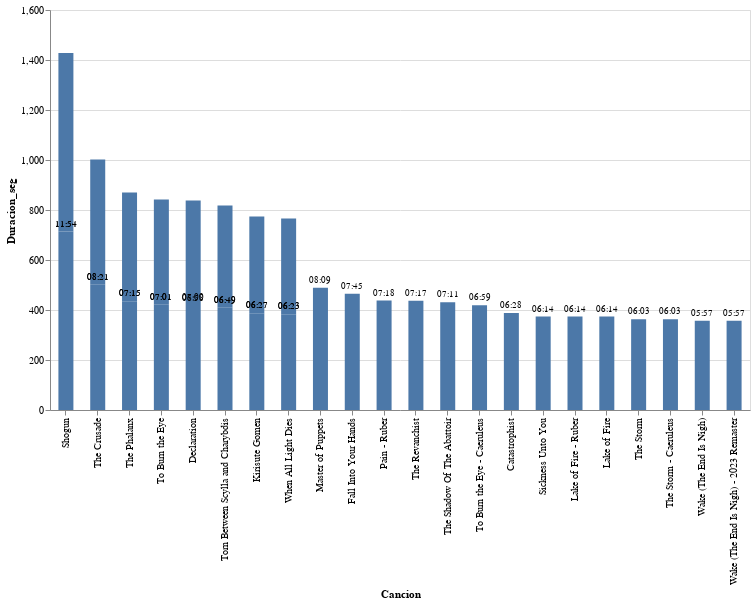

Source (notebook cell):
### Code cell
chart = metrics.df_chart_top_duration(df)
chart

### Figure 1 — Vega-Lite specification as saved in the notebook (floating-point values rounded to 4 significant figures)
{"config": {"view": {"continuousWidth": 300, "continuousHeight": 300}}, "layer": [{"mark": {"type": "bar", "size": 15}, "encoding": {"x": {"field": "Cancion", "sort": "-y", "type": "nominal"}, "y": {"field": "Duracion_seg", "type": "quantitative"}}}, {"mark": {"type": "text", "align": "center", "baseline": "top", "dy": -12, "fontSize": 9}, "encoding": {"text": {"field": "Duracion", "type": "nominal"}, "x": {"field": "Cancion", "sort": "-y", "type": "nominal"}, "y": {"field": "Duracion_seg", "type": "quantitative"}}}], "data": {"name": "data-15323fb70dacec2b308993455584cbbf"}, "height": 400, "width": 700, "$schema": "https://vega.github.io/schema/vega-lite/v5.17.0.json", "datasets": {"data-15323fb70dacec2b308993455584cbbf": [{"Album": "Shogun (Special Edition)", "tipo": "Álbum", "Año": "2008", "Cancion": "Shogun", "Artistas": "Trivium", "Duracion": "11:54", "Popularidad": 40, "Duracion_seg": 714}, {"Album": "Shogun", "tipo": "Álbum", "Año": "2008", "Cancion": "Shogun", "Artistas": "Trivium", "Duracion": "11:54", "Popularidad": 31, "Duracion_seg": 714}, {"Album": "The Crusade (Special Edition)", "tipo": "Álbum", "Año": "2006", "Cancion": "The Crusade", "Artistas": "Trivium", "Duracion": "08:21", "Popularidad": 29, "Duracion_seg": 501}, {"Album": "The Crusade", "tipo": "Álbum", "Año": "2006", "Cancion": "The Crusade", "Artistas": "Trivium", "Duracion": "08:21", "Popularidad": 30, "Duracion_seg": 501}, {"Album": "Ascendancy (Special Edition)", "tipo": "Álbum", "Año": "2005", "Cancion": "Master of Puppets", "Artistas": "Trivium", "Duracion": "08:09", "Popularidad": 44, "Duracion_seg": 489}, {"Album": "In The Court Of The Dragon", "tipo": "Álbum", "Año": "2021", "Cancion": "Fall Into Your Hands", "Artistas": "Trivium", "Duracion": "07:45", "Popularidad": 34, "Duracion_seg": 465}, {"Album": "Ember to Inferno: Ab Initio", "tipo": "Álbum", "Año": "2016", "Cancion": "Pain - Ruber", "Artistas": "Trivium", "Duracion": "07:18", "Popularidad": 17, "Duracion_seg": 438}, {"Album": "The Sin and the Sentence", "tipo": "Álbum", "Año": "2017", "Cancion": "The Revanchist", "Artistas": "Trivium", "Duracion": "07:17", "Popularidad": 36, "Duracion_seg": 437}, {"Album": "In The Court Of The Dragon", "tipo": "Álbum", "Año": "2021", "Cancion": "The Phalanx", "Artistas": "Trivium", "Duracion": "07:15", "Popularidad": 41, "Duracion_seg": 435}, {"Album": "The Phalanx", "tipo": "Single", "Año": "2021", "Cancion": "The Phalanx", "Artistas": "Trivium", "Duracion": "07:15", "Popularidad": 26, "Duracion_seg": 435}, {"Album": "In The Court Of The Dragon", "tipo": "Álbum", "Año": "2021", "Cancion": "The Shadow Of The Abattoir", "Artistas": "Trivium", "Duracion": "07:11", "Popularidad": 39, "Duracion_seg": 431}, {"Album": "Ember to Inferno", "tipo": "Álbum", "Año": "2003", "Cancion": "To Burn the Eye", "Artistas": "Trivium", "Duracion": "07:01", "Popularidad": 25, "Duracion_seg": 421}, {"Album": "Ember to Inferno: Ab Initio", "tipo": "Álbum", "Año": "2016", "Cancion": "To Burn the Eye", "Artistas": "Trivium", "Duracion": "07:01", "Popularidad": 18, "Duracion_seg": 421}, {"Album": "Ascendancy", "tipo": "Álbum", "Año": "2005", "Cancion": "Declaration", "Artistas": "Trivium", "Duracion": "07:00", "Popularidad": 34, "Duracion_seg": 420}, {"Album": "Ember to Inferno: Ab Initio", "tipo": "Álbum", "Año": "2016", "Cancion": "To Burn the Eye - Caeruleus", "Artistas": "Trivium", "Duracion": "06:59", "Popularidad": 16, "Duracion_seg": 419}, {"Album": "Ascendancy (Special Edition)", "tipo": "Álbum", "Año": "2005", "Cancion": "Declaration", "Artistas": "Trivium", "Duracion": "06:58", "Popularidad": 26, "Duracion_seg": 418}, {"Album": "Shogun (Special Edition)", "tipo": "Álbum", "Año": "2008", "Cancion": "Torn Between Scylla and Charybdis", "Artistas": "Trivium", "Duracion": "06:49", "Popularidad": 39, "Duracion_seg": 409}, {"Album": "Shogun", "tipo": "Álbum", "Año": "2008", "Cancion": "Torn Between Scylla and Charybdis", "Artistas": "Trivium", "Duracion": "06:49", "Popularidad": 29, "Duracion_seg": 409}, {"Album": "What The Dead Men Say", "tipo": "Álbum", "Año": "2020", "Cancion": "Catastrophist", "Artistas": "Trivium", "Duracion": "06:28", "Popularidad": 50, "Duracion_seg": 388}, {"Album": "Shogun (Special Edition)", "tipo": "Álbum", "Año": "2008", "Cancion": "Kirisute Gomen", "Artistas": "Trivium", "Duracion": "06:27", "Popularidad": 41, "Duracion_seg": 387}, {"Album": "Shogun", "tipo": "Álbum", "Año": "2008", "Cancion": "Kirisute Gomen", "Artistas": "Trivium", "Duracion": "06:27", "Popularidad": 31, "Duracion_seg": 387}, {"Album": "Ember to Inferno: Ab Initio", "tipo": "Álbum", "Año": "2016", "Cancion": "When All Light Dies", "Artistas": "Trivium", "Duracion": "06:23", "Popularidad": 19, "Duracion_seg": 383}, {"Album": "Ember to Inferno", "tipo": "Álbum", "Año": "2003", "Cancion": "When All Light Dies", "Artistas": "Trivium", "Duracion": "06:23", "Popularidad": 27, "Duracion_seg": 383}, {"Album": "What The Dead Men Say", "tipo": "Álbum", "Año": "2020", "Cancion": "Sickness Unto You", "Artistas": "Trivium", "Duracion": "06:14", "Popularidad": 34, "Duracion_seg": 374}, {"Album": "Ember to Inferno: Ab Initio", "tipo": "Álbum", "Año": "2016", "Cancion": "Lake of Fire - Ruber", "Artistas": "Trivium", "Duracion": "06:14", "Popularidad": 16, "Duracion_seg": 374}, {"Album": "Lake of Fire", "tipo": "Single", "Año": "2016", "Cancion": "Lake of Fire", "Artistas": "Trivium", "Duracion": "06:14", "Popularidad": 9, "Duracion_seg": 374}, {"Album": "The Storm", "tipo": "Single", "Año": "2016", "Cancion": "The Storm", "Artistas": "Trivium", "Duracion": "06:03", "Popularidad": 11, "Duracion_seg": 363}, {"Album": "Ember to Inferno: Ab Initio", "tipo": "Álbum", "Año": "2016", "Cancion": "The Storm - Caeruleus", "Artistas": "Trivium", "Duracion": "06:03", "Popularidad": 17, "Duracion_seg": 363}, {"Album": "Vengeance Falls (Special Edition)", "tipo": "Álbum", "Año": "2013", "Cancion": "Wake (The End Is Nigh)", "Artistas": "Trivium", "Duracion": "05:57", "Popularidad": 31, "Duracion_seg": 357}, {"Album": "Vengeance Falls (2023 Remaster)", "tipo": "Álbum", "Año": "2013", "Cancion": "Wake (The End Is Nigh) - 2023 Remaster", "Artistas": "Trivium", "Duracion": "05:57", "Popularidad": 20, "Duracion_seg": 357}]}}
